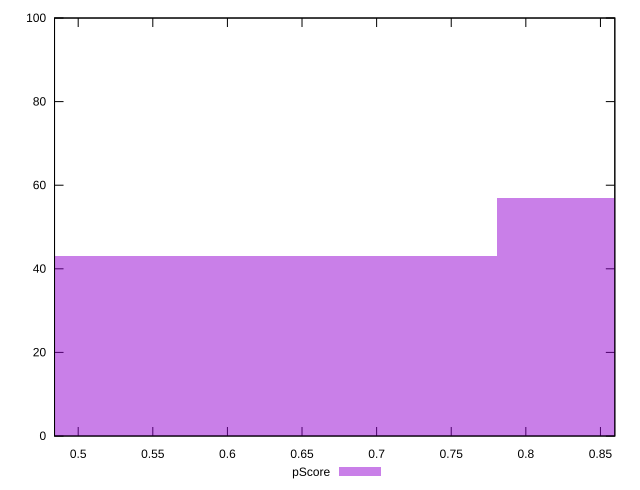

The gnuplot source for this figure:
reset

$pScore <<EOF
0.6245521432365375 43
0.9368282148548063 57
EOF

set key outside below
set boxwidth 0.31227607161826876
set xrange [0.48414214018849255:0.859636148085315]
set yrange [0:100]
set trange [0:100]
set style fill transparent solid 0.5 noborder
set terminal svg size 640, 490 enhanced background rgb 'white'
set output "report_00019_2021-02-10T18-14-37.922Z//interactive/samples/pages+cached+noadtech/pScore/histogram.svg"

plot $pScore title "pScore" with boxes

reset
